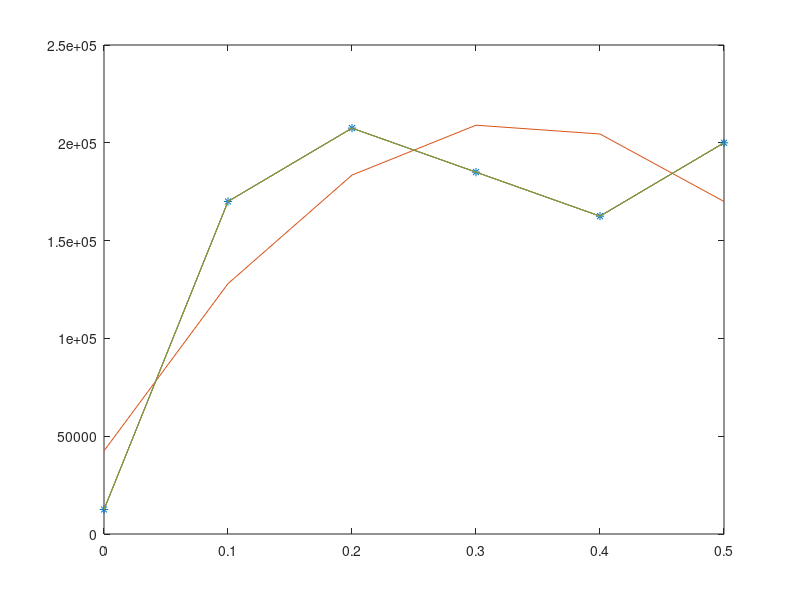

MATLAB code for this plot:
%% #1
clc
clear all

m = 4;
h = 0.6;
k = 20000;
g = 9.81;


Epi = m * g * h;
vf  = sqrt(2 * g * h)
x   = sqrt(m * vf^2 / k)


%% #2
clc
clear all

e = 0.95;
vi = 5;
theta = 30 * pi / 180;

v1t = vi * cos(theta)
v1n = vi * sin(theta)
v2 = 0;


v1np = v1n * (1 - e) / 2

v1p = sqrt(v1np^2 + v1t^2)
v2p = e * v1n + v1np



%% #3
clc
clear all

x = [0.0,  0.1, 0.2,   0.3, 0.4,   0.5];
F = [12500, 170000, 207500, 185000, 162500, 200000];
m = 1687.5;

phi_1 = [x.^0]';
phi_2 = [x.^1]';
phi_3 = [x.^2]';
phi_4 = [x.^3]';
phi_5 = [x.^4]';
phi_6 = [x.^5]';

P2 = [phi_1, phi_2, phi_3];
P3 = [phi_1, phi_2, phi_3, phi_4];
P4 = [phi_1, phi_2, phi_3, phi_4, phi_5];
P5 = [phi_1, phi_2, phi_3, phi_4, phi_5, phi_6];

Y = F';

A2 = (inv(P2' * P2) * P2' * Y)'
A3 = (inv(P3' * P3) * P3' * Y)'
A4 = (inv(P4' * P4) * P4' * Y)'
A5 = (inv(P5' * P5) * P5' * Y)'

F2 = A2(1) + A2(2) .* x + A2(3) .* x.^2;
F3 = A3(1) + A3(2) .* x + A3(3) .* x.^2 + A3(4) .* x.^3;
F4 = A4(1) + A4(2) .* x + A4(3) .* x.^2 + A4(4) .* x.^3 + A4(5) .* x.^4;
F5 = A5(1) + A5(2) .* x + A5(3) .* x.^2 + A5(4) .* x.^3 + A5(5) .* x.^4 + A5(6) .* x.^5;


E2   = sum((F2 - F).^2);
E3   = sum((F3 - F).^2);
E4   = sum((F4 - F).^2);
E5   = sum((F5 - F).^2);
RMS2 = sqrt(1 / length(x) * E2)
RMS3 = sqrt(1 / length(x) * E3)
RMS4 = sqrt(1 / length(x) * E4)
RMS5 = sqrt(1 / length(x) * E5)


plot(x, F, "*")
hold on
plot(x, F2)
plot(x, F3)
plot(x, F4)
plot(x, F5)












